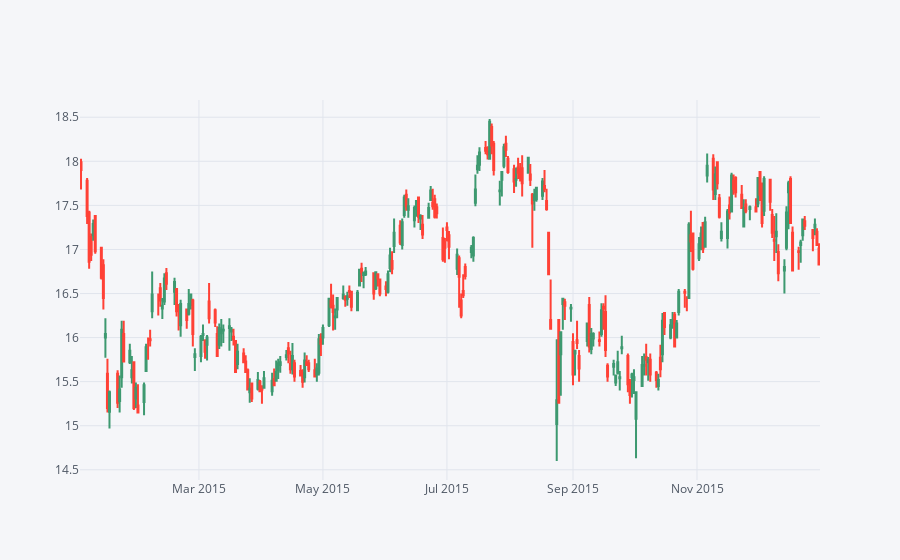

The cell this chart's notebook holds for it:
### Code cell
bank_stocks['BAC'][['Open','High','Low','Close']].loc['2015-01-01':'2016-01-01'].iplot(kind='candle')

### Figure 1 — Plotly figure (JSON) as saved in the notebook; plotly's stock layout.template omitted (floating-point values rounded to 4 significant figures; data arrays with more than 128 entries replaced by an {"elided": "..."} marker saying what was removed)
{"data": [{"close": {"elided": "252 float values"}, "high": {"elided": "252 float values"}, "low": {"elided": "252 float values"}, "open": {"elided": "252 float values"}, "showlegend": false, "type": "candlestick", "x": {"elided": "252 str values"}, "yaxis": "y2"}], "layout": {"legend": {"bgcolor": "#F5F6F9", "font": {"color": "#4D5663"}}, "paper_bgcolor": "#F5F6F9", "plot_bgcolor": "#F5F6F9", "title": {"font": {"color": "#4D5663"}}, "xaxis": {"gridcolor": "#E1E5ED", "rangeslider": {"visible": false}, "showgrid": true, "tickfont": {"color": "#4D5663"}, "title": {"font": {"color": "#4D5663"}, "text": ""}, "zerolinecolor": "#E1E5ED"}, "yaxis": {"gridcolor": "#E1E5ED", "showgrid": true, "showticklabels": false, "tickfont": {"color": "#4D5663"}, "title": {"font": {"color": "#4D5663"}, "text": ""}, "zerolinecolor": "#E1E5ED"}, "yaxis2": {"gridcolor": "#E1E5ED", "showgrid": true, "tickfont": {"color": "#4D5663"}, "title": {"font": {"color": "#4D5663"}, "text": ""}, "zerolinecolor": "#E1E5ED"}}}
